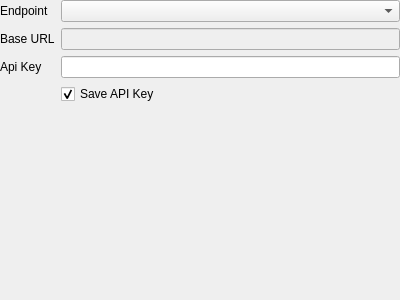
<?xml version="1.0" encoding="UTF-8"?>
<ui version="4.0">
 <class>EndpointSelector</class>
 <widget class="QWidget" name="EndpointSelector">
  <property name="geometry">
   <rect>
    <x>0</x>
    <y>0</y>
    <width>400</width>
    <height>300</height>
   </rect>
  </property>
  <property name="windowTitle">
   <string>Form</string>
  </property>
  <layout class="QFormLayout" name="formLayout">
   <property name="leftMargin">
    <number>0</number>
   </property>
   <property name="topMargin">
    <number>0</number>
   </property>
   <property name="rightMargin">
    <number>0</number>
   </property>
   <property name="bottomMargin">
    <number>0</number>
   </property>
   <item row="0" column="0">
    <widget class="QLabel" name="label_3">
     <property name="text">
      <string>Endpoint</string>
     </property>
     <property name="buddy">
      <cstring>endpointSelector</cstring>
     </property>
    </widget>
   </item>
   <item row="0" column="1">
    <widget class="QComboBox" name="endpointSelector">
     <property name="sizePolicy">
      <sizepolicy hsizetype="Expanding" vsizetype="Fixed">
       <horstretch>0</horstretch>
       <verstretch>0</verstretch>
      </sizepolicy>
     </property>
    </widget>
   </item>
   <item row="1" column="0">
    <widget class="QLabel" name="label_4">
     <property name="text">
      <string>Base URL</string>
     </property>
     <property name="buddy">
      <cstring>baseURL</cstring>
     </property>
    </widget>
   </item>
   <item row="1" column="1">
    <widget class="QLineEdit" name="baseURL">
     <property name="enabled">
      <bool>false</bool>
     </property>
    </widget>
   </item>
   <item row="2" column="0">
    <widget class="QLabel" name="label_5">
     <property name="text">
      <string>Api Key</string>
     </property>
     <property name="buddy">
      <cstring>apiKey</cstring>
     </property>
    </widget>
   </item>
   <item row="2" column="1">
    <widget class="QLineEdit" name="apiKey">
     <property name="echoMode">
      <enum>QLineEdit::PasswordEchoOnEdit</enum>
     </property>
    </widget>
   </item>
   <item row="3" column="1">
    <widget class="QCheckBox" name="saveApiKey">
     <property name="text">
      <string>Save API Key</string>
     </property>
     <property name="checked">
      <bool>true</bool>
     </property>
    </widget>
   </item>
  </layout>
 </widget>
 <resources/>
 <connections/>
</ui>
